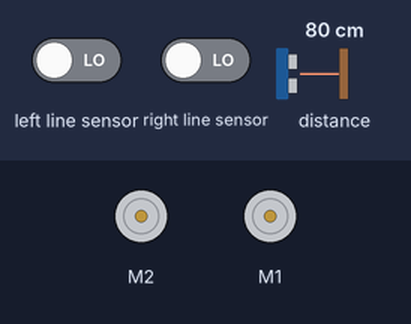
Bench run of a program on a simulated BBC micro:bit (MakeCode). Parts: 2 × DC motor (green arrow = forward, orange = backward, longer = faster). The inputs (shaded band) are chosen by the test bench; at power-on: distance to the obstacle 80 cm, left line sensor LOW, right line sensor LOW.

Above: at 1.2 s.
1.3 s: distance to the obstacle set to 7 cm
2.8 s: distance to the obstacle set to 4 cm
At 3.45 s:
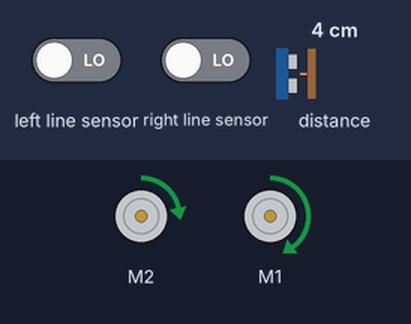
5.8 s: distance to the obstacle set to 9 cm
At 6.8 s:
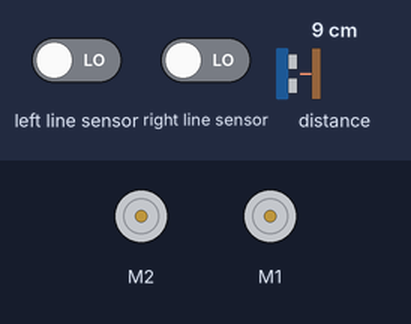
7.5 s: left line sensor driven HIGH
At 8.4 s:
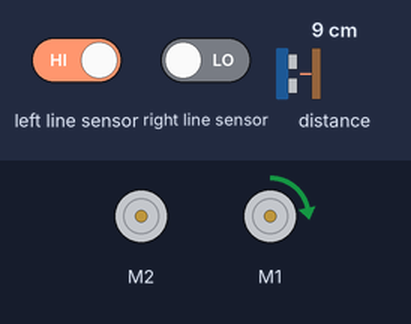
9.0 s: right line sensor driven HIGH
At 9.4 s:
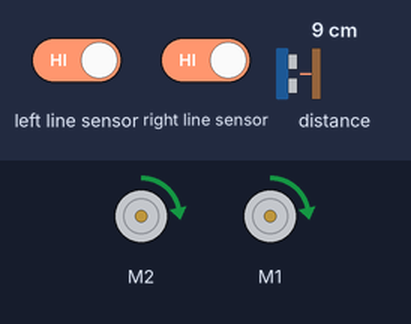
10.5 s: left line sensor driven LOW
At 11.4 s:
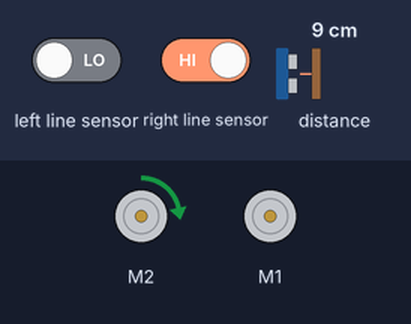
Timing chart, 0 to 13.0 s (numbered marks = the images above; inputs shaded):
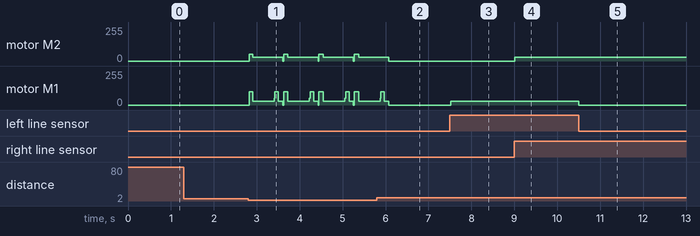

The program:

main.ts
```typescript
function lf () {
    if (maqueen.readPatrol(maqueen.Patrol.PatrolLeft) == 1 && maqueen.readPatrol(maqueen.Patrol.PatrolRight) == 1) {
        maqueen.motorRun(maqueen.Motors.All, maqueen.Dir.CW, 30)
    } else {
        if (maqueen.readPatrol(maqueen.Patrol.PatrolLeft) == 0 && maqueen.readPatrol(maqueen.Patrol.PatrolRight) == 1) {
            maqueen.motorRun(maqueen.Motors.M1, maqueen.Dir.CW, 0)
            maqueen.motorRun(maqueen.Motors.M2, maqueen.Dir.CW, 30)
            if (maqueen.readPatrol(maqueen.Patrol.PatrolLeft) == 1 && maqueen.readPatrol(maqueen.Patrol.PatrolRight) == 1) {
                maqueen.motorRun(maqueen.Motors.M1, maqueen.Dir.CW, 0)
                maqueen.motorRun(maqueen.Motors.M2, maqueen.Dir.CW, 30)
            }
        } else {
            if (maqueen.readPatrol(maqueen.Patrol.PatrolLeft) == 1 && maqueen.readPatrol(maqueen.Patrol.PatrolRight) == 0) {
                maqueen.motorRun(maqueen.Motors.M1, maqueen.Dir.CW, 30)
                maqueen.motorRun(maqueen.Motors.M2, maqueen.Dir.CW, 0)
                if (maqueen.readPatrol(maqueen.Patrol.PatrolLeft) == 1 && maqueen.readPatrol(maqueen.Patrol.PatrolRight) == 1) {
                    maqueen.motorRun(maqueen.Motors.M1, maqueen.Dir.CW, 30)
                    maqueen.motorRun(maqueen.Motors.M2, maqueen.Dir.CW, 0)
                }
                if (maqueen.readPatrol(maqueen.Patrol.PatrolLeft) == 1 && maqueen.readPatrol(maqueen.Patrol.PatrolRight) == 1) {
                    maqueen.motorRun(maqueen.Motors.M1, maqueen.Dir.CW, 30)
                } else {
                    maqueen.motorRun(maqueen.Motors.M2, maqueen.Dir.CW, 0)
                }
            }
        }
    }
}
basic.forever(function () {
    lf()
    if (maqueen.Ultrasonic(PingUnit.Centimeters) <= 5) {
        maqueen.motorRun(maqueen.Motors.M2, maqueen.Dir.CW, 50)
        maqueen.motorRun(maqueen.Motors.M1, maqueen.Dir.CW, 100)
        basic.pause(100)
        maqueen.motorRun(maqueen.Motors.All, maqueen.Dir.CW, 30)
        basic.pause(500)
        maqueen.motorRun(maqueen.Motors.M1, maqueen.Dir.CW, 50)
        maqueen.motorRun(maqueen.Motors.M1, maqueen.Dir.CW, 100)
        basic.pause(100)
        maqueen.motorRun(maqueen.Motors.All, maqueen.Dir.CW, 30)
        basic.pause(100)
        maqueen.motorRun(maqueen.Motors.M1, maqueen.Dir.CW, 0)
        maqueen.motorRun(maqueen.Motors.M1, maqueen.Dir.CW, 0)
        maqueen.motorRun(maqueen.Motors.All, maqueen.Dir.CW, 0)
    }
})
```

test.ts
```typescript
// 在這裡測試；當此封包作為擴充功能時，將不會編譯此內容。
```

Measured:
- the behaviour switches between 6 and 5 cm on distance to the obstacle (found by bisection; images 0 and 1)
- after the input at 1.3 s, every drawn part: stays the same
- after the input at 5.8 s, motor M2, motor M1: goes on until 6.1 s, then stays stopped
- after the input at 7.5 s, motor M1: stopped → forward 30/255 at once
- after the input at 9.0 s, motor M2: stopped → forward 30/255 at once
- after the input at 10.5 s, motor M1: forward 30/255 → stopped at once
